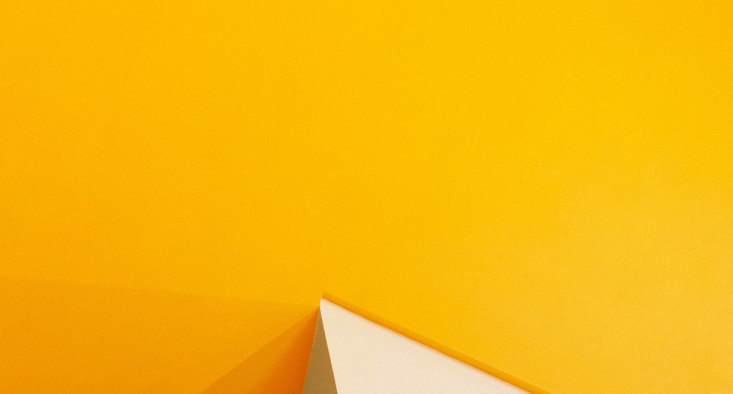
#> input picture nms.jpg, 1465 x 787 px (shown at 1/2 size)
$ python nms.py
#> lines starting #> are read from the running program, lines starting #| are printed output that depends on the picture; after the words box and inside, x2 and y2 are one past the last pixel; in counts of white or black regions, pixels touching at a corner belong together
# -*- coding: utf-8 -*-
"""
Created on Tue Dec 18 12:02:22 2018

@author: user
"""

#!/usr/bin/env python
# _*_ coding: utf-8 _*_


import cv2
import numpy as np


"""
    Non-max Suppression Algorithm
    @param list  Object candidate bounding boxes
    @param list  Confidence score of bounding boxes
    @param float IoU threshold
    @return Rest boxes after nms operation
"""
def nms(bounding_boxes, confidence_score, threshold):
    # If no bounding boxes, return empty list
    if len(bounding_boxes) == 0:
        return [], []

    # Bounding boxes
    boxes = np.array(bounding_boxes)

    # coordinates of bounding boxes
    start_x = boxes[:, 0]
    start_y = boxes[:, 1]
    end_x = boxes[:, 2]
    end_y = boxes[:, 3]

    # Confidence scores of bounding boxes
    score = np.array(confidence_score)

    # Picked bounding boxes
    picked_boxes = []
    picked_score = []

    # Compute areas of bounding boxes
    areas = (end_x - start_x + 1) * (end_y - start_y + 1)

    # Sort by confidence score of bounding boxes
    order = np.argsort(score)

    # Iterate bounding boxes
    while order.size > 0:
        # The index of largest confidence score
        index = order[-1]

        # Pick the bounding box with largest confidence score
        picked_boxes.append(bounding_boxes[index])
        picked_score.append(confidence_score[index])

        # Compute ordinates of intersection-over-union(IOU)
        x1 = np.maximum(start_x[index], start_x[order[:-1]])
        x2 = np.minimum(end_x[index], end_x[order[:-1]])
        y1 = np.maximum(start_y[index], start_y[order[:-1]])
        y2 = np.minimum(end_y[index], end_y[order[:-1]])

        # Compute areas of intersection-over-union
        w = np.maximum(0.0, x2 - x1 + 1)
        h = np.maximum(0.0, y2 - y1 + 1)
        intersection = w * h

        # Compute the ratio between intersection and union
        ratio = intersection / (areas[index] + areas[order[:-1]] - intersection)

        left = np.where(ratio < threshold)
        order = order[left]

    return picked_boxes, picked_score


# Image name
image_name = 'nms.jpg'

# Bounding boxes
bounding_boxes = [(187, 82, 337, 317), (150, 67, 305, 282), (246, 121, 368, 304)]
confidence_score = [0.9, 0.75, 0.8]

# Read image
image = cv2.imread(image_name)
#> image is the input picture: shape (787, 1465, 3); mean B, G, R 14, 183.6, 248.6

# Copy image as original
org = image.copy()

# Draw parameters
font = cv2.FONT_HERSHEY_SIMPLEX
font_scale = 1
thickness = 2

# IoU threshold
threshold = 0.4

# Draw bounding boxes and confidence score
for (start_x, start_y, end_x, end_y), confidence in zip(bounding_boxes, confidence_score):
    (w, h), baseline = cv2.getTextSize(str(confidence), font, font_scale, thickness)
    cv2.rectangle(org, (start_x, start_y - (2 * baseline + 5)), (start_x + w, start_y), (0, 255, 255), -1)
    cv2.rectangle(org, (start_x, start_y), (end_x, end_y), (0, 255, 255), 2)
    cv2.putText(org, str(confidence), (start_x, start_y), font, font_scale, (0, 0, 0), thickness)
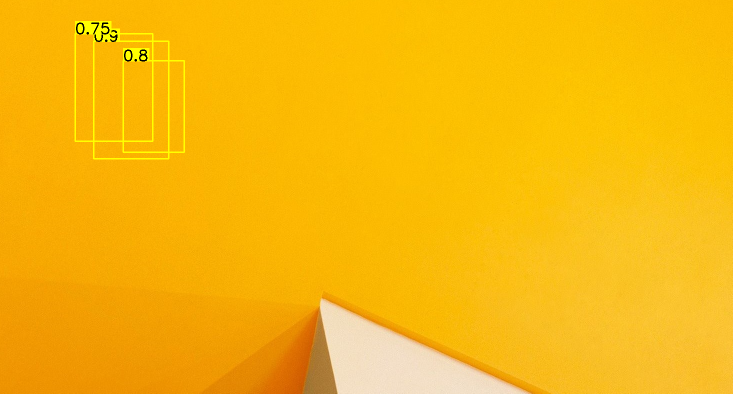
#> org: shape (787, 1465, 3) (shown at 1/2 size); 0.88% of pixels changed, all inside (x1, y1, x2, y2) = (149, 42, 370, 319)

# Run non-max suppression algorithm
picked_boxes, picked_score = nms(bounding_boxes, confidence_score, threshold)

# Draw bounding boxes and confidence score after non-maximum supression
for (start_x, start_y, end_x, end_y), confidence in zip(picked_boxes, picked_score):
    (w, h), baseline = cv2.getTextSize(str(confidence), font, font_scale, thickness)
    cv2.rectangle(image, (start_x, start_y - (2 * baseline + 5)), (start_x + w, start_y), (0, 255, 255), -1)
    cv2.rectangle(image, (start_x, start_y), (end_x, end_y), (0, 255, 255), 2)
    cv2.putText(image, str(confidence), (start_x, start_y), font, font_scale, (0, 0, 0), thickness)
#> this loop made 1 pass
#> (w, h, baseline) on pass 1: (52, 22, 10)
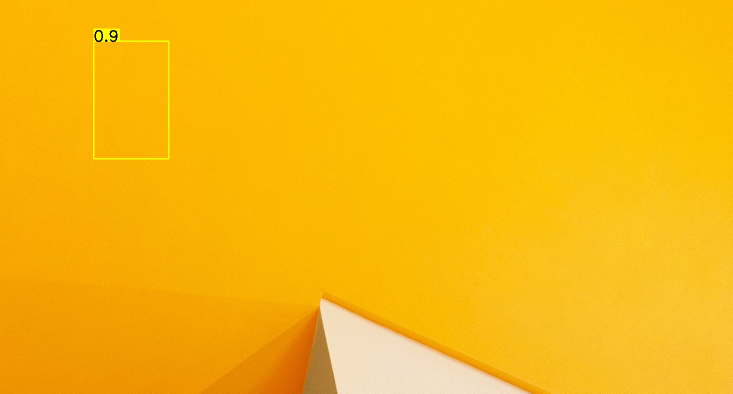
#> image: shape (787, 1465, 3) (shown at 1/2 size); 0.31% of pixels changed, all inside (x1, y1, x2, y2) = (186, 57, 339, 319)

# Show image
cv2.imshow('Original', org)
cv2.imshow('NMS', image)
cv2.waitKey(0)
